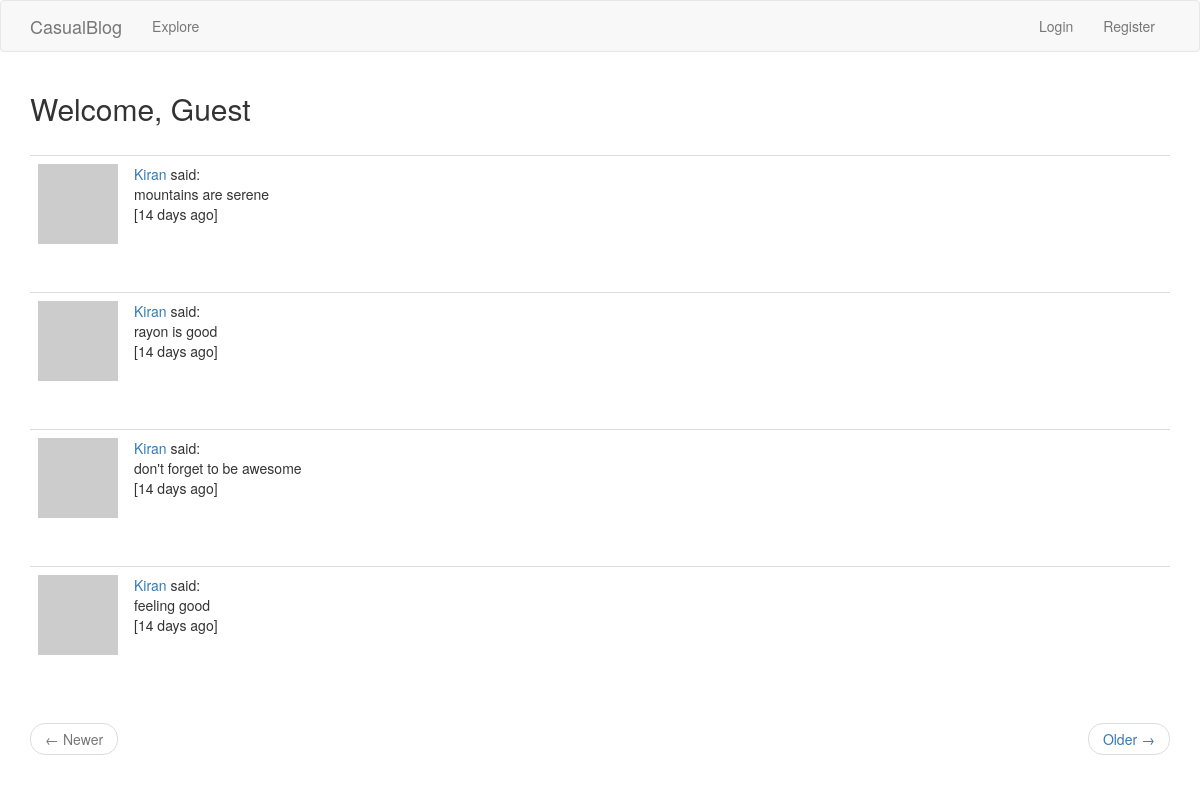
The app's page /index, older data.
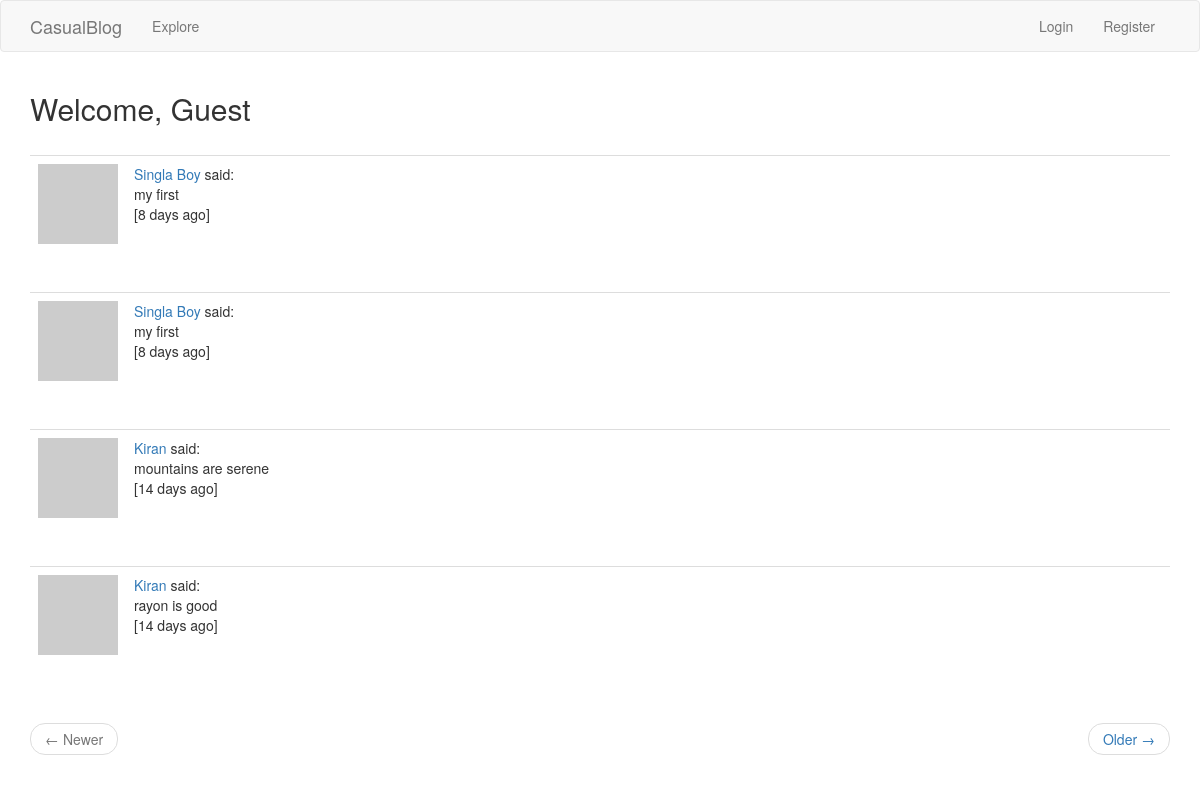
The same page, newer data.
### app/models.py (models this page shows, shortened)
class PaginatedAPIMixin(object):
	@staticmethod
	def to_collection_dict(query, page, per_page, endpoint, **kwargs):
		resources = query.paginate(page, per_page, False)
		data = {
			'items': [item.to_dict() for item in resources.items],
			'_meta': {
				'page': page,
				'per_page': per_page,
				'total_pages': resources.pages,
				'total_items': resources.total
				},
			'_links': {
				'self':url_for(endpoint, page=page, per_page=per_page, **kwargs),
				'next':url_for(endpoint, page=page+1, per_page=per_page,\
						**kwargs) if resources.has_next else None,
				'prev':url_for(endpoint, page=page-1, per_page=per_page,\
						**kwargs) if resources.has_next else None
				}
		}
		return data

class Blog(db.Model, PaginatedAPIMixin):
	id = db.Column(db.Integer, primary_key = True)
	title = db.Column(db.String(128), unique=True)
	time_stamp = db.Column(db.DateTime, index=True, default=datetime.utcnow)
	body = db.Column(db.String(512))
	user_id = db.Column(db.Integer, db.ForeignKey('user.id'))
	language = db.Column(db.String(5))
	tag = db.Column(db.String(16))

### app/main/routes.py (the view, shortened to what this page needs)
@bp.route('/', methods=['GET','POST'])
@bp.route('/index', methods=['GET','POST'])
def index():
	form = BlogForm()
	page  = request.args.get('page', 1, type=int)
	posts = Blog.query.order_by(Blog.time_stamp.desc()).\
			paginate(page, current_app.config['POST_PER_PAGE'], False)
	next_url = url_for('main.index', page=posts.next_num) if posts.has_next else None
	prev_url = url_for('main.index', page=posts.prev_num) if posts.has_prev else None
	return render_template('index.html', title='Home', posts=posts.items,\
							next_url=next_url, prev_url=prev_url, form=form)

### app/main/routes.py (called while the page is built)
@bp.before_app_request
def before_request():
	if current_user.is_authenticated:
		current_user.last_seen = datetime.utcnow()
		db.session.commit()

### app/models.py (called while the page is built)
	def avatar(self, size):
		digest = md5(self.email.lower().encode('utf-8')).hexdigest()
		return 'https://www.gravatar.com/avatar/{}?d=identicon&s={}'.format(digest, size)

### app/templates/index.html
{% extends "base.html" %}
{% import 'bootstrap/wtf.html' as wtf%}
{% block app_content %}
	{%if current_user.is_anonymous:%}
    <h2>Welcome, Guest</h2>
	{%else%}
	<h3>Spread your thought, {{current_user.username.title()}}!</h3>
	<div classs='row'>
		<div class='col-md-4'>
			{{wtf.quick_form(form)}}
		</div>
	{%endif%}
	<br>
	{% for post in posts %}
		{% include 'user_blog.html' %}
	{% endfor %}
	<nav aria-label='...'>
		<ul class='pager'>
			<li class='previous{% if not prev_url %} disabled {% endif %}'>
			<a href="{{prev_url or '#'}}">
			<span aria-hidden="true">&larr;</span> Newer
			</a>
			</li>
			<li class='next{% if not next_url %} disabled {% endif %}'>
			<a href="{{next_url or '#'}}">
			Older <span aria-hidden='true'>&rarr;</span>
			</a>
			</li>
		</ul>
	</nav>
{% endblock %}

### app/templates/user_blog.html (shortened to what this page needs)
<table class='table table-hover'>
	<tr valign='top'>
		<td width='50px'>
		<a href="{{url_for('main.user', username=post.author.username)}}">
			<img src='{{post.author.avatar(50)}}'/>
		</a>
		</td>
		<td>
			{{ user_link }} said:<br>
			<span>{{post.body}}</span><br>
			[{{moment(post.time_stamp).fromNow()}}]
		</td>
	</tr>
</table>
<br>

Row changes from the older to the newer data that the page shows:
no longer on this page (row unchanged): Blog: user_link "Kiran", body "don't forget to be awesome", time_stamp "14 days ago"
no longer on this page (row unchanged): Blog: user_link "Kiran", body "feeling good", time_stamp "14 days ago"
added Blog: user_link "Singla Boy", body "my first", time_stamp "8 days ago"
added Blog: user_link "Singla Boy", body "my first", time_stamp "8 days ago"
